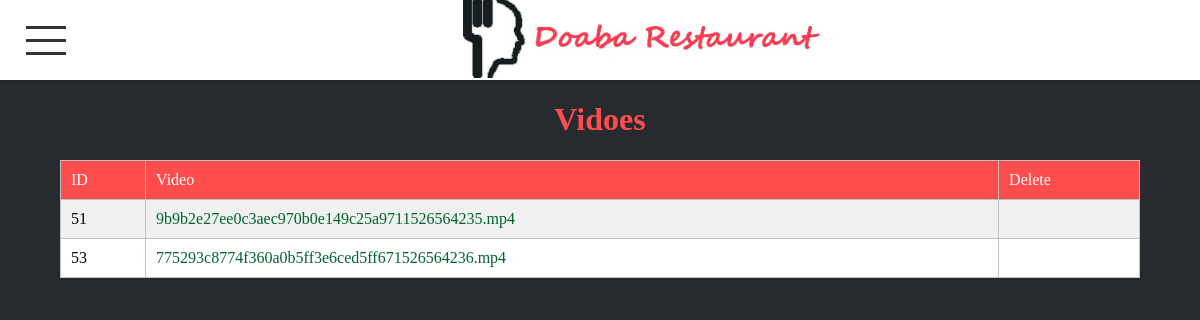
The page /Admin/video-manager.php (signed in) on the database its author committed.
### tables this page shows
CREATE TABLE `videos` (
  `id` int(11) NOT NULL,
  `video` varchar(500) NOT NULL
);

### Admin/video-manager.php (the view, shortened to what this page needs)
<?php
    if(isset($_SESSION["admin"]))
    {
        include "inc/header.php";
    }
    else
    {
        header("Location: login.php");
    }
                ?>
<h1>Vidoes</h1>
<form method="POST">
<?php
    $videos = $conn->query("SELECT * FROM videos");
    if($videos ->num_rows !== 0)
    {
        echo "<div class='manage-container'>";
        echo "<table>";
        echo "<tr>
              <td>ID</td>
              <td>Video</td>
              <td>Delete</td> </tr>";
        while($rows = $videos ->fetch_array())
        {
             ?>
              <tr>
              <td><?php echo $rows['id']; ?></td>
              <td><a target="_blank" href="videomanager-viewer.php?v=<?php echo $rows['video'] ?>"><?php echo $rows['video'] ?></a> </td>
              <td><button name="delete" type="submit" value=<?php echo $rows["id"] ?>><i class="fas fa-trash"></i></button></td> </tr>
             <?php
        }
        echo "</table></div>";
    }
    else
    {
       ?>
       <h1>No Video Exists.</h1>
       <?php
    }
?>
</form>
</div>
</body>
</html>

### Admin/css/template.css (style rules this page uses)
* { border:none; text-decoration:none; }
h1 { color:#ff4d4d; }
.main-content .manage-container { width:90vw; height:auto; display:flex; flex-direction: column; justify-content: flex-start; align-items:center; }
.manage-container table { width:100%; border-collapse:collapse; }
.manage-container table,.manage-container table td { border:1px solid #c1c1c1; }
.manage-container table tr { background:#fff; }
.manage-container table td { padding:10px 10px; }
.manage-container table tr:nth-of-type(even) { background:#f0f0f0; }
.manage-container table tr:nth-of-type(1) { background: #ff4d4d; color:#fff; }
table td button { font-size: 20px; background:transparent; cursor:pointer; border:none; color:#444; }
table td > a { color:#00652e; }

### Admin/css/header.css (style rules this page uses)
button { outline:none; }
html,body { margin:0 0 0 0; padding:0 0 0 0; overflow: hidden; }
html { font-family:'century gothic'; font-size:1em; margin:0 0 0 0; padding:0 0 0 0; }

### rows shown on the page
videos: id "51", video "9b9b2e27ee0c3aec970b0e149c25a9711526564235.mp4"
videos: id "53", video "775293c8774f360a0b5ff3e6ced5ff671526564236.mp4"
